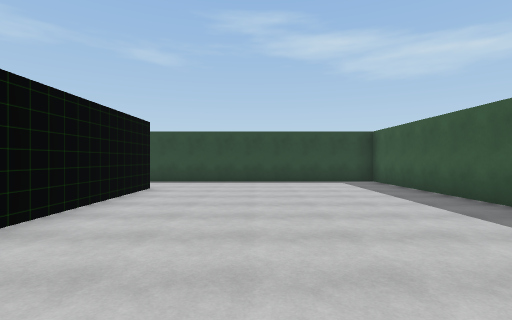
[1] (above)

16 first-person views from a walk through a 3-D level made in the Unity game engine. The camera is 1.5 m above the floor, looks level and sees 85° across. The floor is counted in squares, 2 m on a side. Each view is taken from the middle of a square. On the plan, view 1 faces up. The plan holds only what a view shows up to about 10 squares ahead; the rest is blank. The place goes on beyond the plan. The player is left out.

[2]
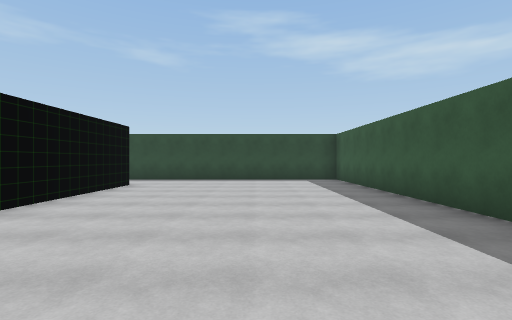

[3]
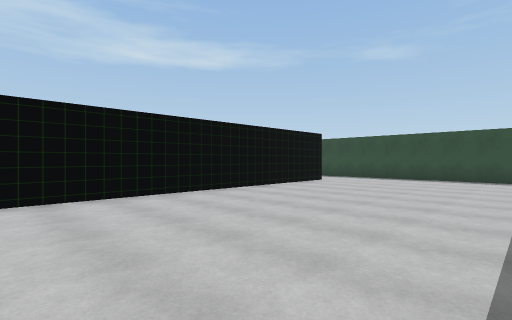

[4]
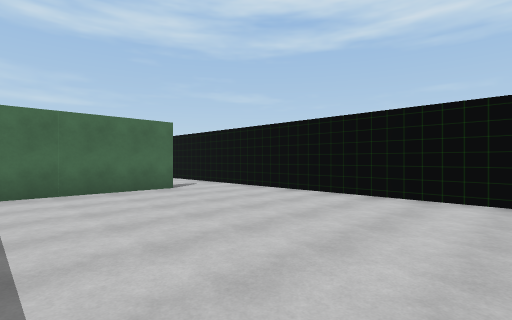

[5]
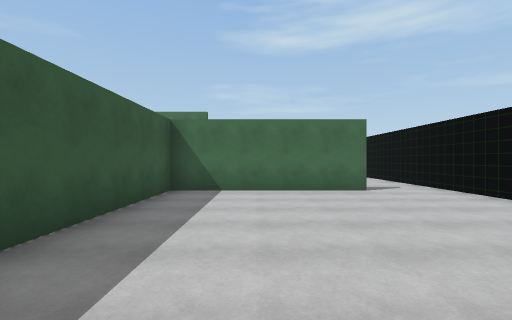

[6]
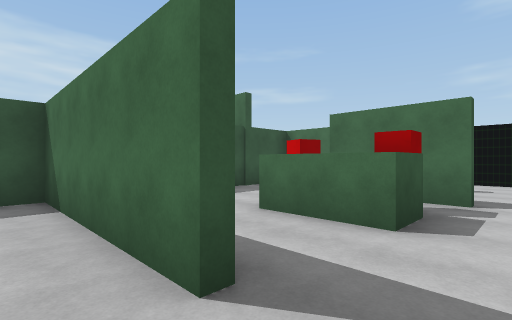

[7]
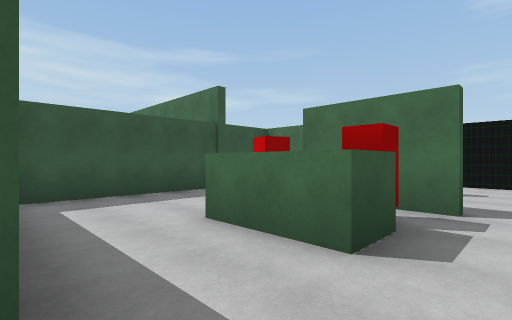

[8]
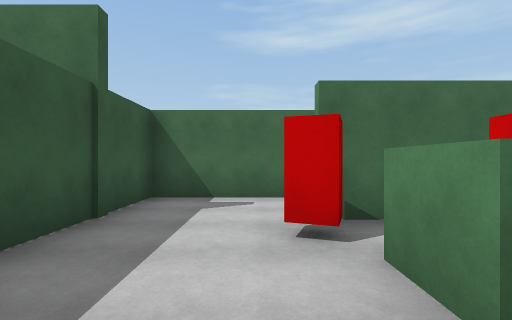

[9]
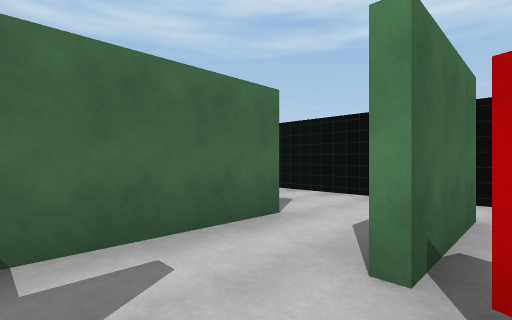

[10]
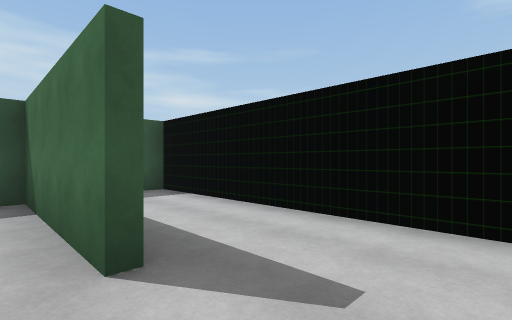

[11]
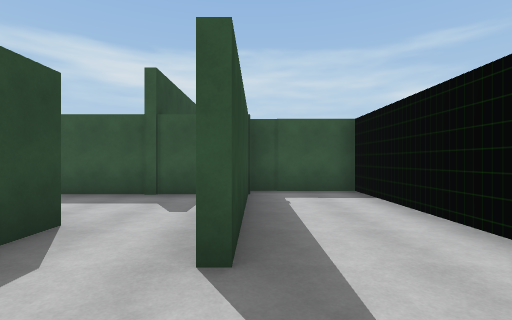

[12]
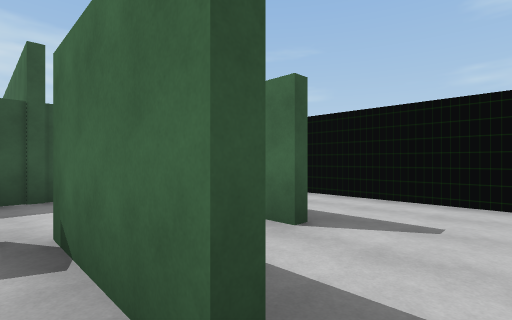

[13]
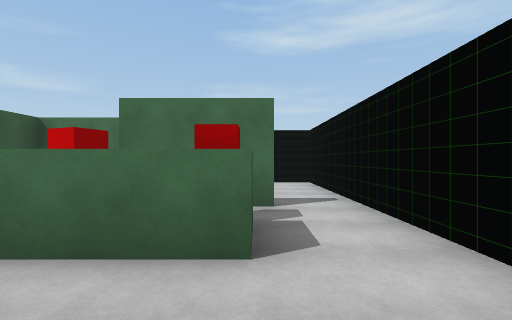

[14]
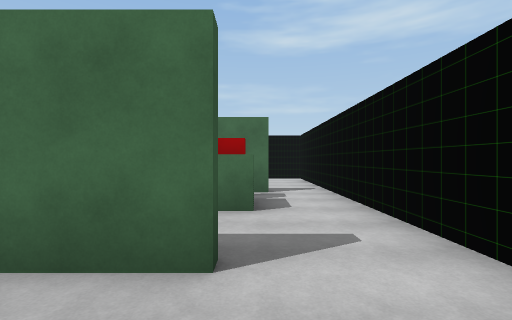

[15]
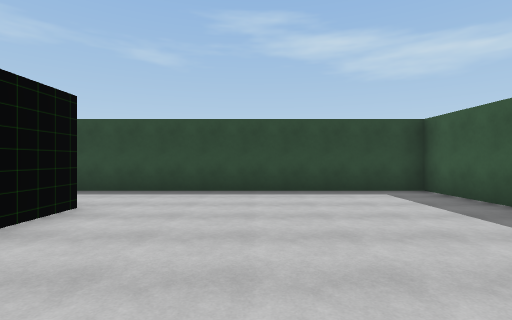

[16]
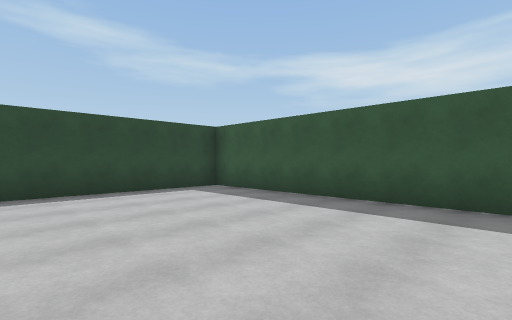

### Floor plan
Points are (right, up) in squares from view 1. A wall is a line through its corners. A room is listed if a view was taken in it or the views show most of it. See-through windows are left out.
Room 1 (views 1, 2, 3, 4, 5, 6, 14, 15, 16)
walls: (-2.8, 7.5) (-2.8, -2.4); (-0.8, -2.9) (4.1, -2.9) (4.1, 9.8) (-3.4, 9.8)
ways out: opening at (-1.5, -3) to room 2; opening at (-3, 8.5)
Room 2 (views 7, 9, 12, 13)
walls: (-1.4, -7.5) (1.2, -7.5); (-1, -5.5) (-1, -5.1) (1, -5.1) (1, -6.1); (4.1, -8.4) (4.1, -4.5); (-2.8, -2.4) (-2.8, -7.4)
ways out: opening at (-1.5, -3) to room 1; opening at (0.5, -4) to room 3; opening at (2.5, -5.5) to room 3; opening at (-2, -8) to room 4; opening at (2.5, -8) to room 6
objects: red block (-1, -6); red block (1, -7)
Room 3 (view 8)
walls: (4.1, -4.5) (4.1, -3.5)
ways out: opening at (0.5, -4) to room 2; opening at (2.5, -5.5) to room 2
Room 4 (views 10, 11)
walls: (-0.1, -9.6) (1.4, -9.6); (-2.8, -7.4) (-2.8, -10.4); (1.2, -7.8) (0.4, -7.8)
ways out: opening at (-2, -8) to room 2; opening at (-1.5, -10) to room 5; opening at (0.5, -9) to room 6
Room 5 (no view inside)
walls: (4.2, -9.8) (-0.1, -9.8); (-2.8, -10.4) (-2.8, -12.4) (4.8, -12.4) (4.8, -9.9)
ways out: opening at (-1.5, -10) to room 4
Room 6 (no view inside)
walls: (1.4, -9.6) (4.1, -9.6) (4.1, -8.4)
ways out: opening at (2.5, -8) to room 2; opening at (0.5, -9) to room 4

Positions as (right, up) in squares from view 1, and headings:
1: (0, 0), facing up
2: (1, -1), facing up
3: (3, -2), facing up-left
4: (3, 4), facing down-left
5: (2, 4), facing down
6: (-2, -2), facing down-right
7: (-2, -3), facing down-right
8: (2, -4), facing down
9: (3, -7), facing down-left
10: (-2, -9), facing down-right
11: (-2, -10), facing right
12: (-2, -7), facing down-right
13: (-1, -3), facing down
14: (-1, -1), facing down
15: (0, 3), facing up
16: (-1, 3), facing up-right
